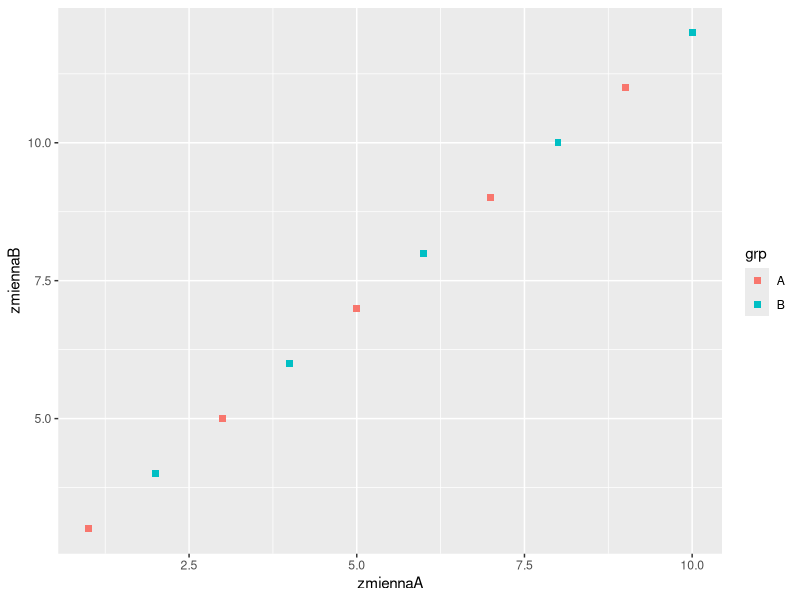

Reproduce this figure in R.
## ---- chunk 1
library(ggplot2)
df = data.frame(zmiennaA = c(1:10), 
                zmiennaB = c(3:12),
                grp = c(rep(c("A", "B"), 5)))

ggplot(df, aes(x = zmiennaA, y = zmiennaB, color = grp)) + 
  geom_point(size=2, shape=15)
